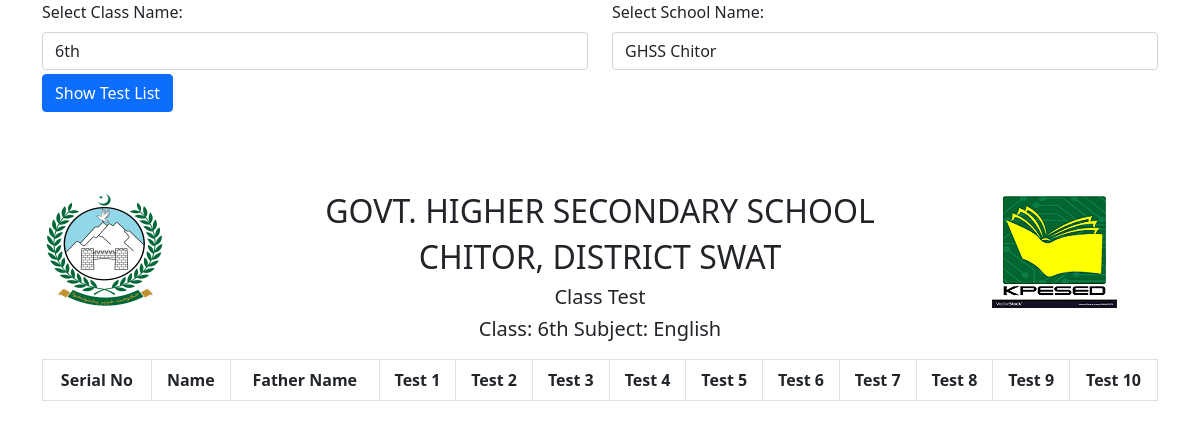
/class_test.php (signed in), run on an earlier commit of the app's database.
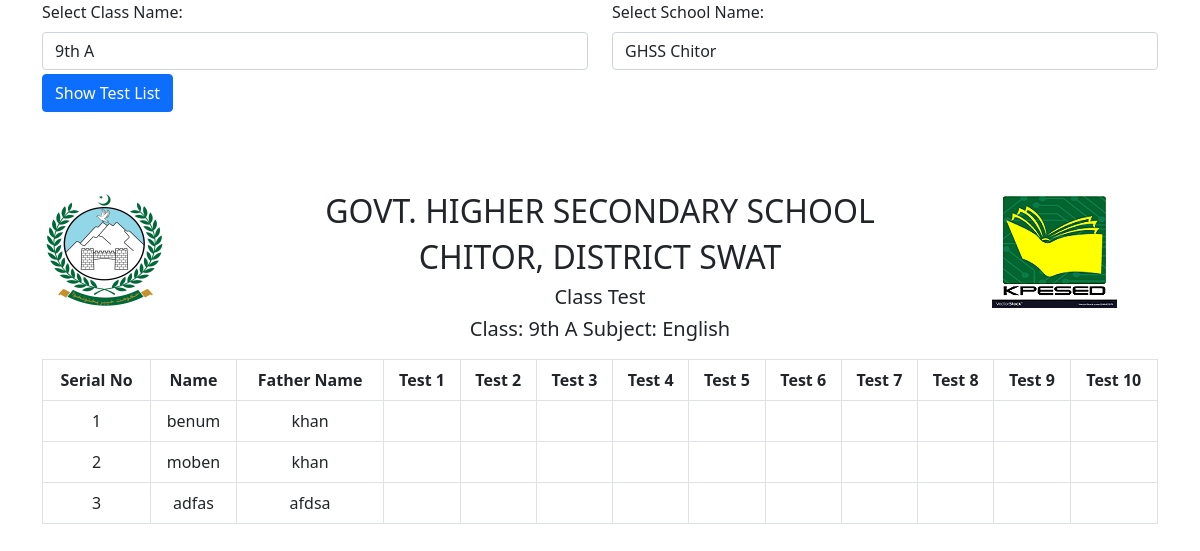
And on a later commit of the database.
### tables this page shows
CREATE TABLE `students_info` (
  `Roll_No` int(7) NOT NULL,
  `Name` varchar(30) NOT NULL,
  `FName` varchar(30) NOT NULL,
  `Gender` enum('Male','Female','Prefer Not To Say') NOT NULL DEFAULT 'Male',
  `Dob` date DEFAULT NULL,
  `Mobile_No` varchar(12) NOT NULL DEFAULT '03',
  `Admission_Date` date DEFAULT NULL,
  `Admission_No` int(6) DEFAULT NULL,
  `Father_Cnic` varchar(15) DEFAULT NULL,
  `Student_Form_B` varchar(15) DEFAULT NULL,
  `School` varchar(30) NOT NULL DEFAULT 'GHSS CHITOR',
  `Class` varchar(10) NOT NULL,
  `Class_Position` varchar(10) DEFAULT NULL,
  `Status` tinyint(1) NOT NULL DEFAULT 1
);

### config.php (called while the page is built, shortened)
<?php
require_once 'sand_box.php';
if (isset($_SESSION['user'])) {
    $account_id=$_SESSION['user'];
    $account_id=Validate_input($account_id);
} else {
    $guest=Select_Single_Column_Array_data(
        "Id", "employees", "Name", "'Guest'"
    );
     $account_id=$guest[0];
}
$selected_school_id_array=Select_Single_Column_Array_data(
    "Selected_School_Id", "setting", "User_Id", "$account_id"
);
 $selected_school_id=$selected_school_id_array[0];
$school_names=Select_Single_Column_Array_data(
    "Name", "schools", "Id", "$selected_school_id"
);
$selected_class_id_array=Select_Single_Column_Array_data(
    "Selected_Class_Id", "setting", "User_Id", "$account_id"
);
 $selected_class_id=$selected_class_id_array[0];
$class_names=Select_Single_Column_Array_data(
    "Name", "school_classes", "Id", "$selected_class_id"
);
 $SCHOOL_NAME = $school_names[0];
 $CLASS_NAME = $class_names[0];
?>

### class_test.php (the view, shortened to what this page needs)
<?php
require_once 'sand_box.php';
$link=$LINK;
Page_header('Class Test');
?>
</head>
<body>
<div class="container">
  <form class="no-print" action="#" method="GET" >
    <div class="row">
      <?php
        $selected_class=$CLASS_NAME;
        $selected_school=$SCHOOL_NAME;
        select_class($selected_class);
        select_school($selected_school);
        ?>
      </div>
      <button type="submit" name="submit" class="btn btn-primary mt-1">
        Show Test List
      </button>
    </form>
  </div>
<?php
if (isset($_GET['submit'])) {
    $class_name=$_GET['class_exam'];
    $class_name=Validate_input($class_name);
    $school_name=$_GET['school'];
    $school_name=Validate_input($school_name);
} else {
    $class_name=$CLASS_NAME;
}
?>
<div class="container">
    <div class="row m-t-1">
        <div class="log col-sm-2">
            <img src="./images/khyber.png" alt="khyber">
        </div>
        <div class="header text-center col-sm-8">
            <h2>GOVT. HIGHER SECONDARY SCHOOL </h2>
            <h2>CHITOR, DISTRICT SWAT  </h2>
            <h5>Class Test </h5>
            <h5> Class: <?php echo $class_name; ?>
                Subject: English
            </h5>
        </div>
        <div class="logo2 col-sm-2">
        <img src="./images/kpesed.png" alt="kpesed.png">
        </div>
    </div>
</div>
<div class="container">
    <table class="table table-bordered" id="award-list">
        <thead>
    <tr>
        <th>Serial No</th>
        <th>Name </th>
        <th>Father Name</th>
         <th>Test 1</th>
         <th>Test 2</th>
         <th>Test 3</th>
         <th>Test 4</th>
         <th>Test 5</th>
         <th>Test 6</th>
         <th>Test 7</th>
         <th>Test 8</th>
         <th>Test 9</th>
         <th>Test 10</th>
    </tr>
</thead>
        <?php
        $q="Select * from students_info WHERE
        Class='$class_name'
        AND
        School='GHSS CHITOR'
        AND
        Status='1'
        Order by
        Roll_No ASC";
        $qr = mysqli_query($link, $q) or die('Error in Q 1'.mysqli_error($link));
        $i=1;
        while ($qfa=mysqli_fetch_assoc($qr)) {
            echo  '<tr>
            <td>'.$i. '</td>
            <td>'.$qfa['Name']. '</td>
            <td>'.$qfa['FName']. '</td>';
            for ($num=1;$num<=10;$num++) {
                echo '<td> </td>';
            }
             echo '</tr>';
            $i++;
        }
        ?>
    </table>
</div>
<?php page_close(); ?>

### sand_box.php (shortened to what this page needs)
<?php
  require_once 'config.php';
  $link=$LINK;
function Page_header($page_name)
{
    echo '<!DOCTYPE html>
<html lang="en">
  <head>
    <title>'.$page_name.'</title>
    <meta charset="utf-8">
    <meta name="viewport" content="width=device-width, initial-scale=1">
    <link rel="stylesheet" href="css/bootstrap.min.css">
    <link rel="stylesheet" href="css/style.css">
    <link rel="stylesheet" href="css/bootstrap-icons.css">
    <link rel="stylesheet" href="css/print.css" media="print">
    <link rel="icon" type="image/png" sizes="16x16" href="images/favicon.ico">
    ';
}
function Page_close()
{
    echo'
    <script  src="js/bootstrap.bundle.min.js">
    </script>
    <script  src="js/custom.js">
    </script>
    </body>
	</html>';
}
function Select_Column_data($table_name,$column_name,$where_column,$where_value)
{
    global $link;
    $query = "SELECT $column_name from $table_name
    WHERE $where_column='$where_value'";
    $query_result=mysqli_query($link, $query) or die("Error in this query. $query");
    $query_result_value=mysqli_fetch_assoc($query_result);
    return $query_result_value;
}
function Select_Single_Column_Array_data(
    $column_name,$table_name,$where_column,$where_value
) {
    $q="SELECT $column_name from $table_name WHERE $where_column=$where_value";
    global $link;
    $exe=mysqli_query($link, $q);
    $data=[];
    while ($exer=mysqli_fetch_assoc($exe)) {
        $value=$exer[$column_name];
        array_push($data, $value);
    }
    return $data;
}
function Select_class($selected_class)
{
    global $SCHOOL_NAME;
    $school_name=$SCHOOL_NAME;
    $school_id=Convert_School_Name_To_id($school_name);
    $class_names_array=Select_Single_Column_Array_data(
        "Name", "school_classes", "School_Id", "$school_id"
    );
    echo "
<div class='form-group col-md-6'>
	<label for='class_exam' class='form-label'>Select Class Name: </label>
              <select class='form-control' name='class_exam' id='class_name'
               required onchange='view_existing_subjects()' >
                <option value=''>Select Class </option>";
    for ($i=0;$i<count($class_names_array);$i++) {
        echo "<option value='$class_names_array[$i]'";
        if ($selected_class==$class_names_array[$i]) {
               echo " selected";
        }
        echo"> $class_names_array[$i] </option> ";
    }
    echo "   </select>
      </div>
";
}
function Select_school($selected_school)
{
    $school_names_array=Select_Single_Column_Array_data(
        "Name", "schools", "Status", "1"
    );
    echo "
	<div class='form-group col-md-6'>
		<label for='school' class='form-label'>Select School Name: </label>
              <select class='form-control' name='school' id='school_name'
               required onchange='view_existing_school_classes()'>
                <option value=''>Select School </option>";
    for ($i=0;$i<count($school_names_array);$i++) {
        echo "<option value='$school_names_array[$i]'";
        if ($selected_school==$school_names_array[$i]) {
            echo " selected";
        }
            echo"> $school_names_array[$i] </option> ";
    }
        echo "   </select>
    </div>
             ";
}
function Convert_School_Name_To_id($school_name)
{
    $data2[]=Select_Column_data("schools", "Id", "Name", $school_name);
    return  $school_id=$data2[0]['Id'];
}
function Validate_input($data)
{
    $data = trim($data);
    $data = stripslashes($data);
    $data = htmlspecialchars($data);
    return $data;
}
?>

### css/style.css (style rules this page uses)
table { text-align: center; margin: 10px auto; width: 90%; }
table td { max-width: 100px; }
.text-center { text-align: center; }
.m-t-1 { margin-top:80px; }

What changed in the data, as far as the page shows it:
added students_info: Name "benum", FName "khan"
added students_info: Name "moben", FName "khan"
added students_info: Name "adfas", FName "afdsa"
Also different on the page:
form field class_exam: "6th" → "9th A"
$class_name: "6th" → "9th A"
